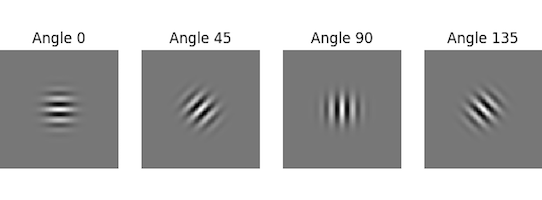

This figure's Python source:
import cv2
import numpy as np
import matplotlib.pyplot as plt


# Gabor

def gabor_f(k=111, s=10, g=1.2, l=10, p=0, A=0):
    d = k // 2

    gabor = np.zeros((k, k), dtype=np.float32)
    
    for y in range(k):
        for x in range(k):
            px = x - d
            py = y - d
            theta = A / 180. * np.pi
            _x = np.cos(theta) * px + np.sin(theta) * py
            _y = -np.sin(theta) * px + np.cos(theta) * py
            gabor[x, y] = np.exp(-(_x**2 + g**2 * _y**2) / (2 * s**2)) * np.cos(2*np.pi*_x/l + p)

    gabor /= np.sum(np.abs(gabor))

    return gabor

As = [0, 45, 90, 135]

plt.subplots_adjust(left=0, right=1, top=1, bottom=0, hspace=0, wspace=0.2)

for i, A in enumerate(As):
    gabor = gabor_f(A=A)
    out = gabor - np.min(gabor)
    out /= np.max(out)
    out *= 255
    out = out.astype(np.uint8)
    plt.subplot(1, 4, i+1)
    plt.imshow(out, cmap='gray')
    plt.axis('off')
    plt.title("Angle "+str(A))

plt.savefig("out.png")
plt.show()
